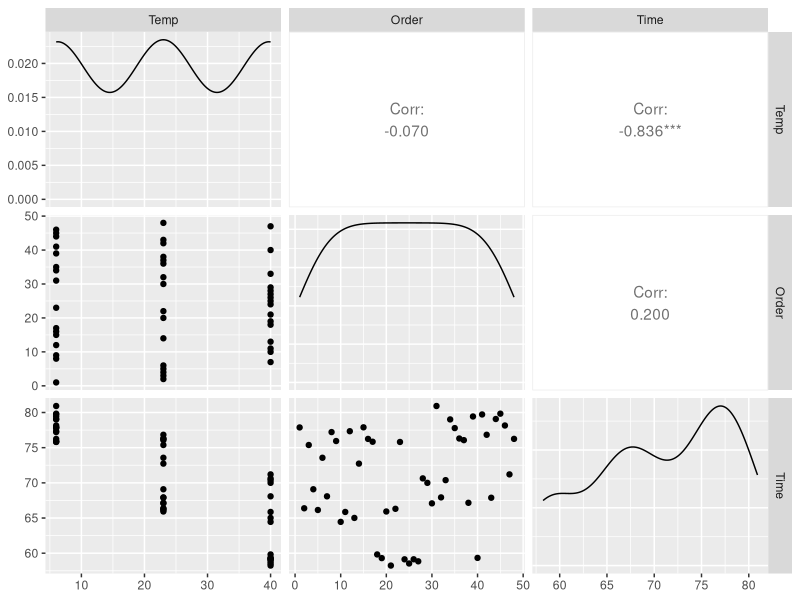
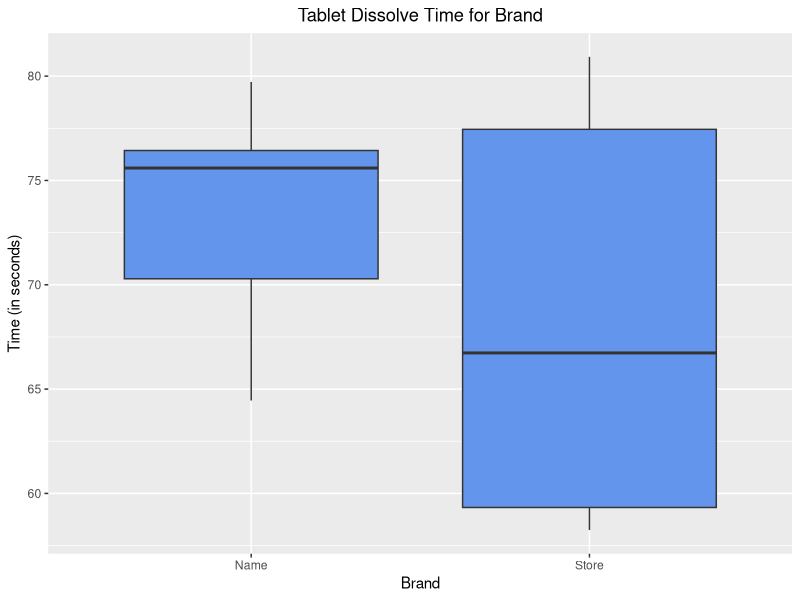
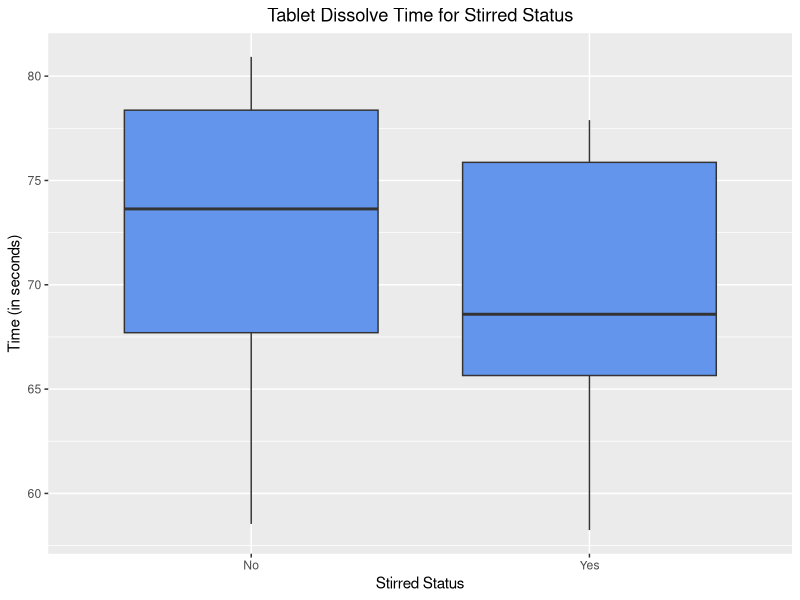
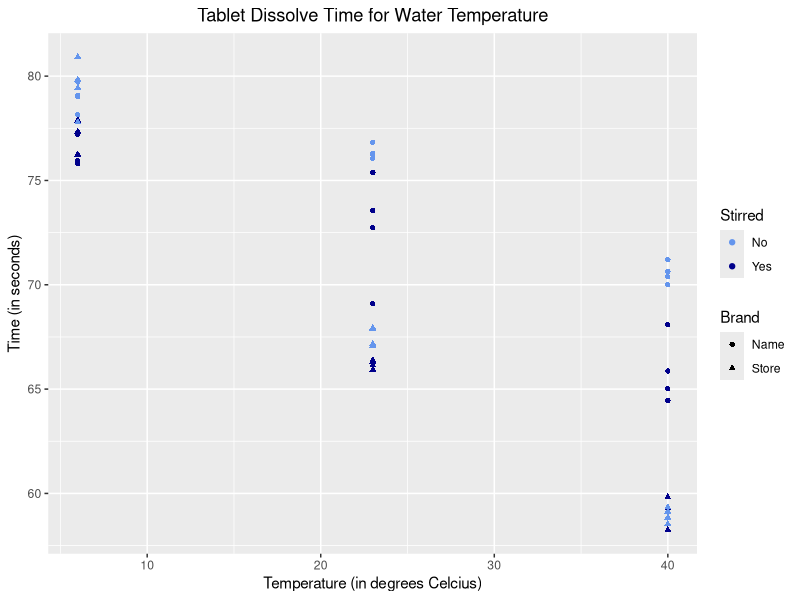

The R script that drew these images, in order:
## ---- chunk 1
library(readr)
library(knitr)
library(dplyr)
library(GGally)
library(ggplot2)
knitr::opts_chunk$set(echo = FALSE, message = FALSE)
## ---- chunk 2
data <- read_csv("effervescence.csv")
data$Brand <- as.factor(data$Brand)
data$Stirred <- as.factor(data$Stirred)
kable(head(data, n = 10), caption = "First 10 Rows of Effervescence Data")
## ---- chunk 3
kable(summary(data), caption = "Summary Stats for Variables", digits = 2)
## ---- chunk 4
corr_data <- data %>%
              select(Temp, Order, Time)
ggpairs(corr_data)+
theme(plot.title=element_text(hjust=0.5)) 
## ---- chunk 5
ggplot(data, aes(x = Brand, y = Time)) + 
  geom_boxplot(fill = "cornflowerblue") + 
  labs(title = "Tablet Dissolve Time for Brand", x = "Brand", y = "Time (in seconds)") +        scale_x_discrete(labels = c("Name", "Store")) +
  theme(plot.title=element_text(hjust=0.5))
## ---- chunk 6
ggplot(data, aes(x = Stirred, y = Time)) + 
  geom_boxplot(fill = "cornflowerblue") + 
  labs(title = "Tablet Dissolve Time for Stirred Status", x = "Stirred Status", y = "Time (in seconds)") + scale_x_discrete(labels = c("No", "Yes")) +
  theme(plot.title=element_text(hjust=0.5))
## ---- chunk 7
ggplot(data, aes(x = Temp, y = Time)) + 
  geom_point(aes(color = Stirred, shape = Brand)) + 
  labs(title = "Tablet Dissolve Time for Water Temperature", 
       x = "Temperature (in degrees Celcius)", 
       y = "Time (in seconds)") + 
  scale_shape_discrete(labels = c("Name", "Store")) + 
  scale_color_manual(values = c("cornflowerblue", "blue4"), labels = c("No", "Yes")) +
  theme(plot.title=element_text(hjust=0.5))
